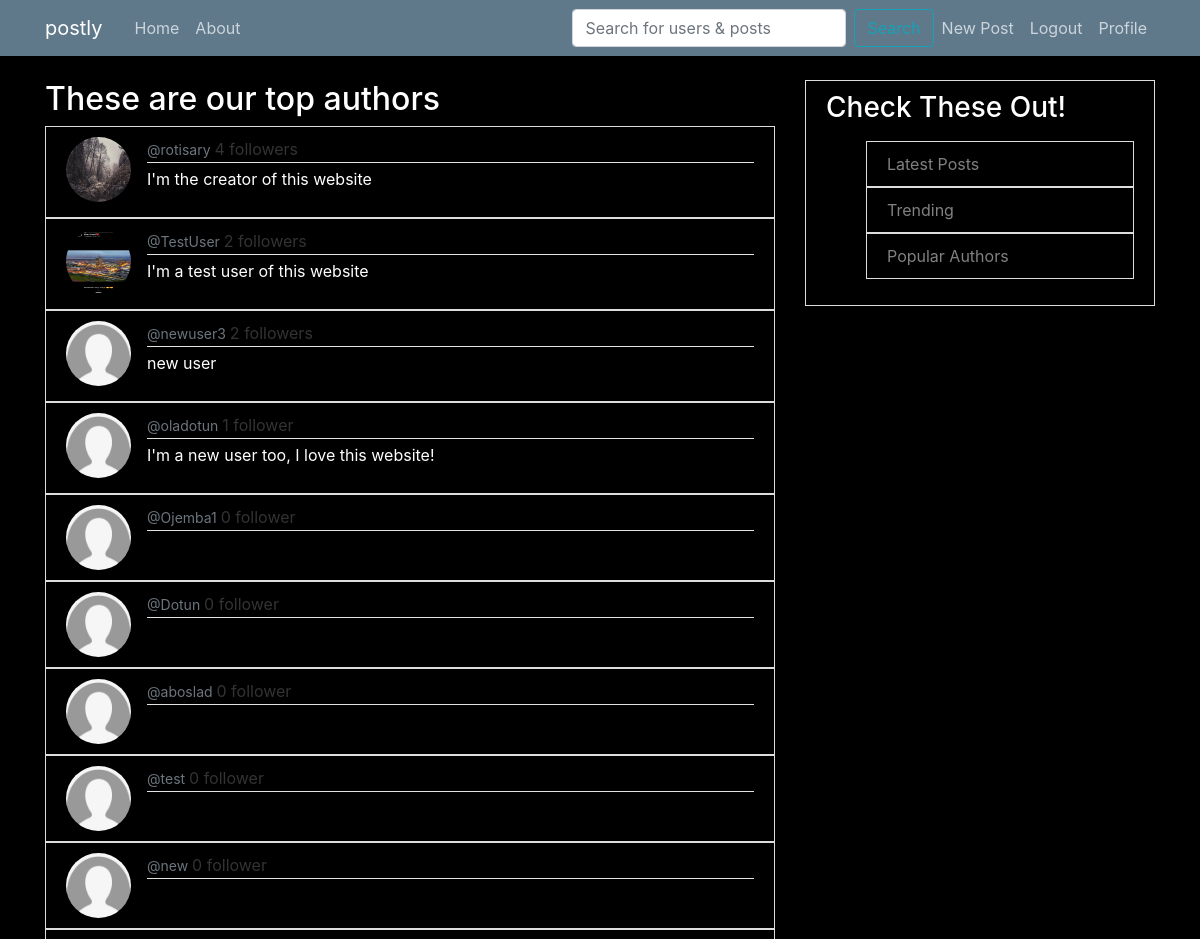
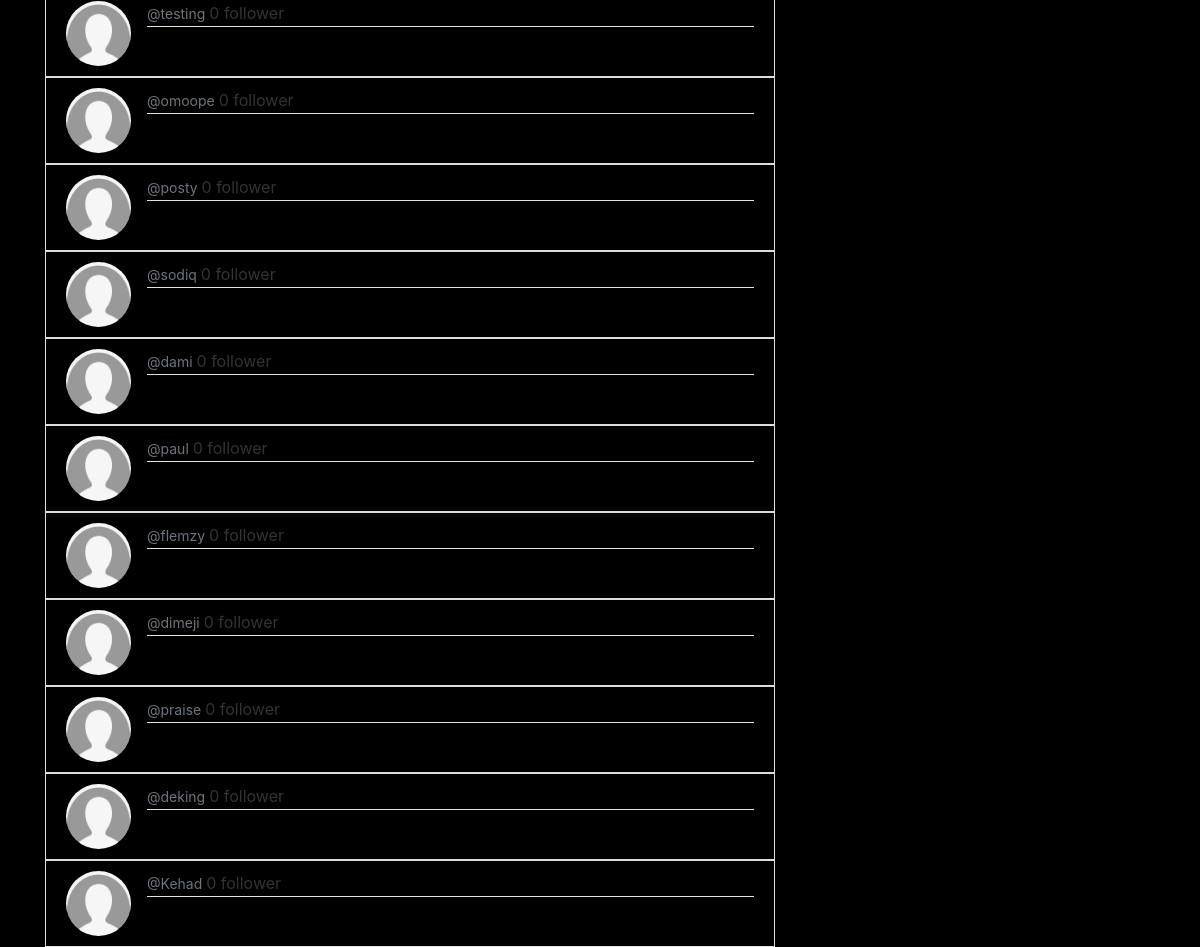
The app's page /popular-authors/ (signed in) with its own data (2 pictures, top to bottom).
### users/models.py (models this page shows, shortened)
class Profile(models.Model):
    user = models.OneToOneField(User, on_delete=models.CASCADE)
    follows = models.ManyToManyField("self",
         related_name = 'followed_by',
         symmetrical = False,
         blank = True)
    image = models.ImageField(default='default.jpg', upload_to='profile_pics')
    bio = models.TextField()
    def number_of_followers(self):
        return self.followed_by.count()

### users/views.py (the view)
# urls.py: path('popular-authors/', user_views.popular_authors, name='popular-authors'),
@login_required
def popular_authors(request):
    profile_objects = Profile.objects.all()
    profiles = sorted(profile_objects, key=lambda profile: -profile.number_of_followers())
    return render(request, 'users/popular_authors.html', {'profiles': profiles})

### users/templates/users/popular_authors.html
{% extends 'blog/base.html' %}
{% block content %}
    <h2>These are our top authors</h2>
    {% for profile in profiles %}
        <div class="media content-section">
            <img class="rounded-circle  article-img"  src="{{ profile.image.url }}">
            <div class="media-body" >
                <div class="article-metadata">
                    <a href="{% url 'profile' profile.user.username %}">
                        <small class="text-muted"  >
                            @{{ profile.user.username }}
                        </small>
                    </a>
                    {% if profile.number_of_followers > 1 %}
                       {{ profile.number_of_followers }} followers
                    {% else %}
                       {{ profile.number_of_followers }} follower
                    {% endif %}
                </div>
                <p class="text">{{ profile.bio }}</p>
            </div>
        </div>
    {% endfor %}
{%  endblock %}

### blog/static/blog/main.css (style rules this page uses)
body { background: black; color: #333333; margin-top: 5rem; }
h1, h2, h3, h4, h5, h6, p { color: white; }
.content-section { background: black; padding: 10px 20px; border: 1px solid #dddddd; }
.article-img { height: 65px; width: 65px; margin-right: 16px; }
.article-metadata { padding-bottom: 1px; margin-bottom: 4px; border-bottom: 1px solid #e3e3e3 }

### records on screen
Profile: image (picture), user.username "rotisary", number_of_followers "4", bio "I'm the creator of this website"
Profile: image (picture), user.username "TestUser", number_of_followers "2", bio "I'm a test user of this website"
Profile: image (placeholder picture), user.username "newuser3", number_of_followers "2", bio "new user"
Profile: image (placeholder picture), user.username "oladotun", number_of_followers "1", bio "I'm a new user too, I love this website!"
Profile: image (placeholder picture), user.username "Ojemba1", number_of_followers "0"
Profile: image (placeholder picture), user.username "Dotun", number_of_followers "0"
Profile: image (placeholder picture), user.username "aboslad", number_of_followers "0"
Profile: image (placeholder picture), user.username "test", number_of_followers "0"
Profile: image (placeholder picture), user.username "new", number_of_followers "0"
Profile: image (placeholder picture), user.username "testing", number_of_followers "0"
Profile: image (placeholder picture), user.username "omoope", number_of_followers "0"
Profile: image (placeholder picture), user.username "posty", number_of_followers "0"
Profile: image (placeholder picture), user.username "sodiq", number_of_followers "0"
Profile: image (placeholder picture), user.username "dami", number_of_followers "0"
Profile: image (placeholder picture), user.username "paul", number_of_followers "0"
Profile: image (placeholder picture), user.username "flemzy", number_of_followers "0"
Profile: image (placeholder picture), user.username "dimeji", number_of_followers "0"
Profile: image (placeholder picture), user.username "praise", number_of_followers "0"
Profile: image (placeholder picture), user.username "deking", number_of_followers "0"
Profile: image (placeholder picture), user.username "Kehad", number_of_followers "0"
